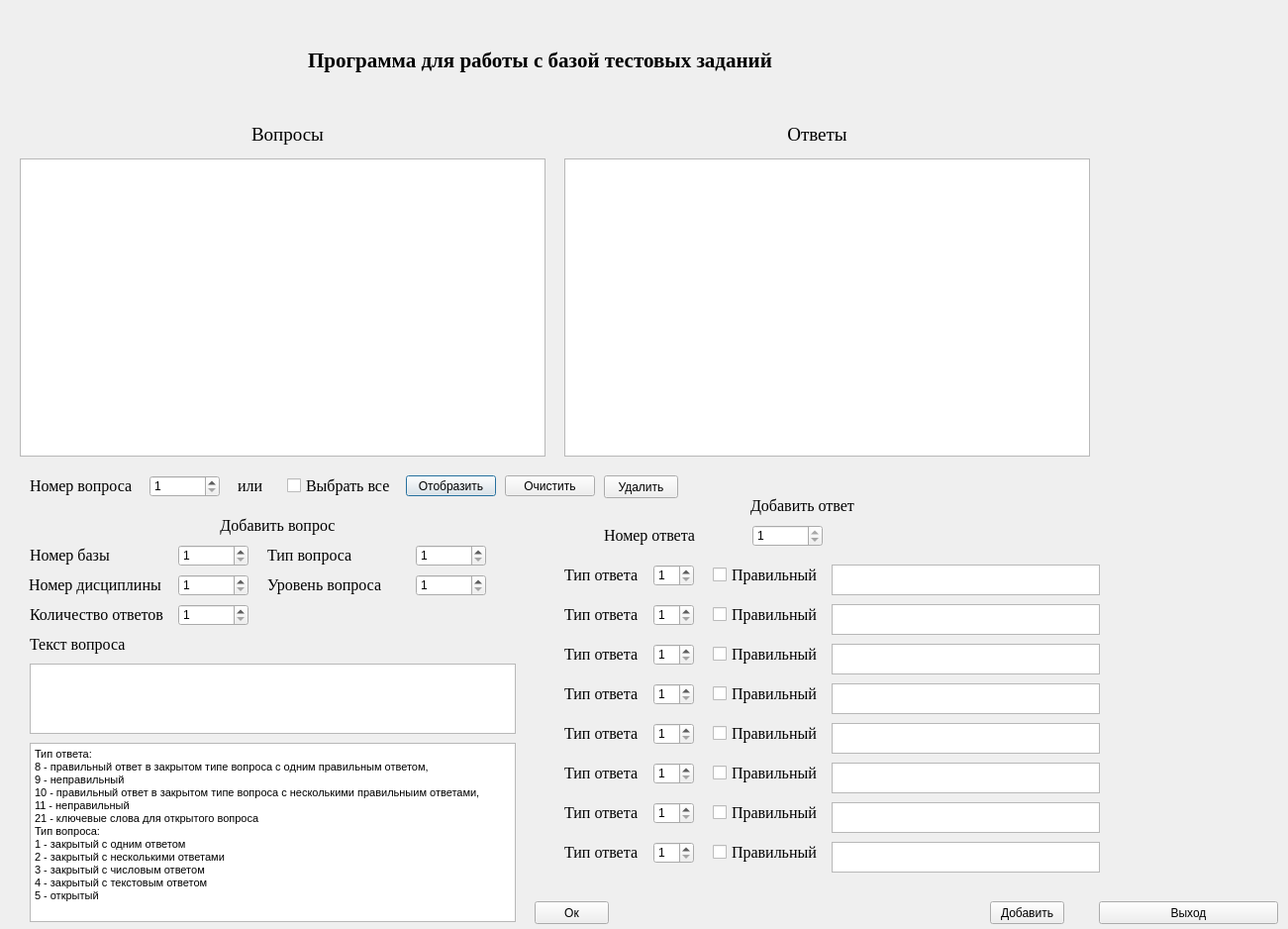
<?xml version="1.0" encoding="UTF-8"?>
<ui version="4.0">
 <class>Dialog</class>
 <widget class="QDialog" name="Dialog">
  <property name="geometry">
   <rect>
    <x>0</x>
    <y>0</y>
    <width>1301</width>
    <height>938</height>
   </rect>
  </property>
  <property name="windowTitle">
   <string>Dialog</string>
  </property>
  <widget class="QLabel" name="h1_titul">
   <property name="geometry">
    <rect>
     <x>50</x>
     <y>40</y>
     <width>991</width>
     <height>41</height>
    </rect>
   </property>
   <property name="font">
    <font>
     <family>Times New Roman</family>
     <pointsize>16</pointsize>
     <weight>75</weight>
     <bold>true</bold>
    </font>
   </property>
   <property name="text">
    <string>Программа для работы с базой тестовых заданий</string>
   </property>
   <property name="textFormat">
    <enum>Qt::AutoText</enum>
   </property>
   <property name="alignment">
    <set>Qt::AlignCenter</set>
   </property>
  </widget>
  <widget class="QLabel" name="h2_quest">
   <property name="geometry">
    <rect>
     <x>30</x>
     <y>120</y>
     <width>521</width>
     <height>31</height>
    </rect>
   </property>
   <property name="font">
    <font>
     <family>Times New Roman</family>
     <pointsize>14</pointsize>
    </font>
   </property>
   <property name="text">
    <string>Вопросы</string>
   </property>
   <property name="alignment">
    <set>Qt::AlignCenter</set>
   </property>
  </widget>
  <widget class="QLabel" name="h2_answer">
   <property name="geometry">
    <rect>
     <x>560</x>
     <y>120</y>
     <width>531</width>
     <height>31</height>
    </rect>
   </property>
   <property name="font">
    <font>
     <family>Times New Roman</family>
     <pointsize>14</pointsize>
    </font>
   </property>
   <property name="text">
    <string>Ответы</string>
   </property>
   <property name="alignment">
    <set>Qt::AlignCenter</set>
   </property>
  </widget>
  <widget class="QLabel" name="label">
   <property name="geometry">
    <rect>
     <x>30</x>
     <y>480</y>
     <width>141</width>
     <height>21</height>
    </rect>
   </property>
   <property name="font">
    <font>
     <family>Times New Roman</family>
     <pointsize>12</pointsize>
    </font>
   </property>
   <property name="text">
    <string>Номер вопроса</string>
   </property>
  </widget>
  <widget class="QSpinBox" name="spinBox">
   <property name="geometry">
    <rect>
     <x>151</x>
     <y>480</y>
     <width>71</width>
     <height>22</height>
    </rect>
   </property>
   <property name="minimum">
    <number>1</number>
   </property>
   <property name="maximum">
    <number>9999</number>
   </property>
  </widget>
  <widget class="QPushButton" name="pushButton">
   <property name="geometry">
    <rect>
     <x>410</x>
     <y>480</y>
     <width>91</width>
     <height>21</height>
    </rect>
   </property>
   <property name="text">
    <string>Отобразить</string>
   </property>
  </widget>
  <widget class="QCheckBox" name="checkBox">
   <property name="geometry">
    <rect>
     <x>290</x>
     <y>480</y>
     <width>131</width>
     <height>21</height>
    </rect>
   </property>
   <property name="font">
    <font>
     <family>Times New Roman</family>
     <pointsize>12</pointsize>
    </font>
   </property>
   <property name="text">
    <string>Выбрать все</string>
   </property>
  </widget>
  <widget class="QLabel" name="label_2">
   <property name="geometry">
    <rect>
     <x>240</x>
     <y>480</y>
     <width>41</width>
     <height>21</height>
    </rect>
   </property>
   <property name="font">
    <font>
     <family>Times New Roman</family>
     <pointsize>12</pointsize>
    </font>
   </property>
   <property name="text">
    <string>или</string>
   </property>
  </widget>
  <widget class="QLabel" name="label_3">
   <property name="geometry">
    <rect>
     <x>30</x>
     <y>520</y>
     <width>501</width>
     <height>21</height>
    </rect>
   </property>
   <property name="font">
    <font>
     <family>Times New Roman</family>
     <pointsize>12</pointsize>
    </font>
   </property>
   <property name="text">
    <string>Добавить вопрос</string>
   </property>
   <property name="alignment">
    <set>Qt::AlignCenter</set>
   </property>
  </widget>
  <widget class="QSpinBox" name="spinBox_3">
   <property name="geometry">
    <rect>
     <x>180</x>
     <y>550</y>
     <width>71</width>
     <height>22</height>
    </rect>
   </property>
   <property name="minimum">
    <number>1</number>
   </property>
   <property name="maximum">
    <number>9999</number>
   </property>
  </widget>
  <widget class="QLabel" name="label_5">
   <property name="geometry">
    <rect>
     <x>30</x>
     <y>550</y>
     <width>141</width>
     <height>21</height>
    </rect>
   </property>
   <property name="font">
    <font>
     <family>Times New Roman</family>
     <pointsize>12</pointsize>
    </font>
   </property>
   <property name="text">
    <string>Номер базы</string>
   </property>
  </widget>
  <widget class="QLabel" name="label_6">
   <property name="geometry">
    <rect>
     <x>29</x>
     <y>580</y>
     <width>141</width>
     <height>21</height>
    </rect>
   </property>
   <property name="font">
    <font>
     <family>Times New Roman</family>
     <pointsize>12</pointsize>
    </font>
   </property>
   <property name="text">
    <string>Номер дисциплины</string>
   </property>
  </widget>
  <widget class="QSpinBox" name="spinBox_4">
   <property name="geometry">
    <rect>
     <x>180</x>
     <y>580</y>
     <width>71</width>
     <height>22</height>
    </rect>
   </property>
   <property name="minimum">
    <number>1</number>
   </property>
   <property name="maximum">
    <number>9999</number>
   </property>
  </widget>
  <widget class="QSpinBox" name="spinBox_6">
   <property name="geometry">
    <rect>
     <x>420</x>
     <y>550</y>
     <width>71</width>
     <height>22</height>
    </rect>
   </property>
   <property name="minimum">
    <number>1</number>
   </property>
   <property name="maximum">
    <number>10</number>
   </property>
  </widget>
  <widget class="QLabel" name="label_8">
   <property name="geometry">
    <rect>
     <x>270</x>
     <y>550</y>
     <width>141</width>
     <height>21</height>
    </rect>
   </property>
   <property name="font">
    <font>
     <family>Times New Roman</family>
     <pointsize>12</pointsize>
    </font>
   </property>
   <property name="text">
    <string>Тип вопроса</string>
   </property>
  </widget>
  <widget class="QLabel" name="label_9">
   <property name="geometry">
    <rect>
     <x>270</x>
     <y>580</y>
     <width>141</width>
     <height>21</height>
    </rect>
   </property>
   <property name="font">
    <font>
     <family>Times New Roman</family>
     <pointsize>12</pointsize>
    </font>
   </property>
   <property name="text">
    <string>Уровень вопроса</string>
   </property>
  </widget>
  <widget class="QSpinBox" name="spinBox_7">
   <property name="geometry">
    <rect>
     <x>420</x>
     <y>580</y>
     <width>71</width>
     <height>22</height>
    </rect>
   </property>
   <property name="minimum">
    <number>1</number>
   </property>
   <property name="maximum">
    <number>3</number>
   </property>
  </widget>
  <widget class="QSpinBox" name="spinBox_8">
   <property name="geometry">
    <rect>
     <x>180</x>
     <y>610</y>
     <width>71</width>
     <height>22</height>
    </rect>
   </property>
   <property name="minimum">
    <number>1</number>
   </property>
   <property name="maximum">
    <number>8</number>
   </property>
  </widget>
  <widget class="QLabel" name="label_10">
   <property name="geometry">
    <rect>
     <x>30</x>
     <y>610</y>
     <width>141</width>
     <height>21</height>
    </rect>
   </property>
   <property name="font">
    <font>
     <family>Times New Roman</family>
     <pointsize>12</pointsize>
    </font>
   </property>
   <property name="text">
    <string>Количество ответов</string>
   </property>
  </widget>
  <widget class="QLabel" name="label_11">
   <property name="geometry">
    <rect>
     <x>30</x>
     <y>640</y>
     <width>141</width>
     <height>21</height>
    </rect>
   </property>
   <property name="font">
    <font>
     <family>Times New Roman</family>
     <pointsize>12</pointsize>
    </font>
   </property>
   <property name="text">
    <string>Текст вопроса</string>
   </property>
  </widget>
  <widget class="QTextEdit" name="textEdit">
   <property name="geometry">
    <rect>
     <x>30</x>
     <y>670</y>
     <width>491</width>
     <height>71</height>
    </rect>
   </property>
  </widget>
  <widget class="QPushButton" name="pushButton_2">
   <property name="geometry">
    <rect>
     <x>540</x>
     <y>910</y>
     <width>75</width>
     <height>23</height>
    </rect>
   </property>
   <property name="text">
    <string>Ок</string>
   </property>
  </widget>
  <widget class="QLabel" name="label_12">
   <property name="geometry">
    <rect>
     <x>560</x>
     <y>500</y>
     <width>501</width>
     <height>21</height>
    </rect>
   </property>
   <property name="font">
    <font>
     <family>Times New Roman</family>
     <pointsize>12</pointsize>
    </font>
   </property>
   <property name="text">
    <string>Добавить ответ</string>
   </property>
   <property name="alignment">
    <set>Qt::AlignCenter</set>
   </property>
  </widget>
  <widget class="QSpinBox" name="spinBox_9">
   <property name="geometry">
    <rect>
     <x>760</x>
     <y>530</y>
     <width>71</width>
     <height>22</height>
    </rect>
   </property>
   <property name="readOnly">
    <bool>true</bool>
   </property>
   <property name="minimum">
    <number>1</number>
   </property>
   <property name="maximum">
    <number>9999</number>
   </property>
  </widget>
  <widget class="QLabel" name="label_13">
   <property name="geometry">
    <rect>
     <x>610</x>
     <y>530</y>
     <width>141</width>
     <height>21</height>
    </rect>
   </property>
   <property name="font">
    <font>
     <family>Times New Roman</family>
     <pointsize>12</pointsize>
    </font>
   </property>
   <property name="text">
    <string>Номер ответа</string>
   </property>
  </widget>
  <widget class="QLabel" name="label_answ_1">
   <property name="geometry">
    <rect>
     <x>570</x>
     <y>570</y>
     <width>141</width>
     <height>21</height>
    </rect>
   </property>
   <property name="font">
    <font>
     <family>Times New Roman</family>
     <pointsize>12</pointsize>
    </font>
   </property>
   <property name="text">
    <string>Тип ответа</string>
   </property>
  </widget>
  <widget class="QSpinBox" name="spinBox_answ_1">
   <property name="geometry">
    <rect>
     <x>660</x>
     <y>570</y>
     <width>41</width>
     <height>22</height>
    </rect>
   </property>
   <property name="minimum">
    <number>1</number>
   </property>
   <property name="maximum">
    <number>99</number>
   </property>
  </widget>
  <widget class="QCheckBox" name="checkBox_answ_1">
   <property name="geometry">
    <rect>
     <x>720</x>
     <y>570</y>
     <width>131</width>
     <height>21</height>
    </rect>
   </property>
   <property name="font">
    <font>
     <family>Times New Roman</family>
     <pointsize>12</pointsize>
    </font>
   </property>
   <property name="text">
    <string>Правильный</string>
   </property>
  </widget>
  <widget class="QTextEdit" name="textEdit_answ_1">
   <property name="geometry">
    <rect>
     <x>840</x>
     <y>570</y>
     <width>271</width>
     <height>31</height>
    </rect>
   </property>
  </widget>
  <widget class="QLabel" name="label_answ_2">
   <property name="geometry">
    <rect>
     <x>570</x>
     <y>610</y>
     <width>141</width>
     <height>21</height>
    </rect>
   </property>
   <property name="font">
    <font>
     <family>Times New Roman</family>
     <pointsize>12</pointsize>
    </font>
   </property>
   <property name="text">
    <string>Тип ответа</string>
   </property>
  </widget>
  <widget class="QSpinBox" name="spinBox_answ_2">
   <property name="geometry">
    <rect>
     <x>660</x>
     <y>610</y>
     <width>41</width>
     <height>22</height>
    </rect>
   </property>
   <property name="minimum">
    <number>1</number>
   </property>
   <property name="maximum">
    <number>99</number>
   </property>
  </widget>
  <widget class="QCheckBox" name="checkBox_answ_2">
   <property name="geometry">
    <rect>
     <x>720</x>
     <y>610</y>
     <width>131</width>
     <height>21</height>
    </rect>
   </property>
   <property name="font">
    <font>
     <family>Times New Roman</family>
     <pointsize>12</pointsize>
    </font>
   </property>
   <property name="text">
    <string>Правильный</string>
   </property>
  </widget>
  <widget class="QTextEdit" name="textEdit_answ_2">
   <property name="geometry">
    <rect>
     <x>840</x>
     <y>610</y>
     <width>271</width>
     <height>31</height>
    </rect>
   </property>
  </widget>
  <widget class="QLabel" name="label_answ_3">
   <property name="geometry">
    <rect>
     <x>570</x>
     <y>650</y>
     <width>141</width>
     <height>21</height>
    </rect>
   </property>
   <property name="font">
    <font>
     <family>Times New Roman</family>
     <pointsize>12</pointsize>
    </font>
   </property>
   <property name="text">
    <string>Тип ответа</string>
   </property>
  </widget>
  <widget class="QSpinBox" name="spinBox_answ_3">
   <property name="geometry">
    <rect>
     <x>660</x>
     <y>650</y>
     <width>41</width>
     <height>22</height>
    </rect>
   </property>
   <property name="minimum">
    <number>1</number>
   </property>
   <property name="maximum">
    <number>99</number>
   </property>
  </widget>
  <widget class="QCheckBox" name="checkBox_answ_3">
   <property name="geometry">
    <rect>
     <x>720</x>
     <y>650</y>
     <width>131</width>
     <height>21</height>
    </rect>
   </property>
   <property name="font">
    <font>
     <family>Times New Roman</family>
     <pointsize>12</pointsize>
    </font>
   </property>
   <property name="text">
    <string>Правильный</string>
   </property>
  </widget>
  <widget class="QTextEdit" name="textEdit_answ_3">
   <property name="geometry">
    <rect>
     <x>840</x>
     <y>650</y>
     <width>271</width>
     <height>31</height>
    </rect>
   </property>
  </widget>
  <widget class="QLabel" name="label_answ_4">
   <property name="geometry">
    <rect>
     <x>570</x>
     <y>690</y>
     <width>141</width>
     <height>21</height>
    </rect>
   </property>
   <property name="font">
    <font>
     <family>Times New Roman</family>
     <pointsize>12</pointsize>
    </font>
   </property>
   <property name="text">
    <string>Тип ответа</string>
   </property>
  </widget>
  <widget class="QSpinBox" name="spinBox_answ_4">
   <property name="geometry">
    <rect>
     <x>660</x>
     <y>690</y>
     <width>41</width>
     <height>22</height>
    </rect>
   </property>
   <property name="minimum">
    <number>1</number>
   </property>
   <property name="maximum">
    <number>99</number>
   </property>
  </widget>
  <widget class="QCheckBox" name="checkBox_answ_4">
   <property name="geometry">
    <rect>
     <x>720</x>
     <y>690</y>
     <width>131</width>
     <height>21</height>
    </rect>
   </property>
   <property name="font">
    <font>
     <family>Times New Roman</family>
     <pointsize>12</pointsize>
    </font>
   </property>
   <property name="text">
    <string>Правильный</string>
   </property>
  </widget>
  <widget class="QTextEdit" name="textEdit_answ_4">
   <property name="geometry">
    <rect>
     <x>840</x>
     <y>690</y>
     <width>271</width>
     <height>31</height>
    </rect>
   </property>
  </widget>
  <widget class="QLabel" name="label_answ_5">
   <property name="geometry">
    <rect>
     <x>570</x>
     <y>730</y>
     <width>141</width>
     <height>21</height>
    </rect>
   </property>
   <property name="font">
    <font>
     <family>Times New Roman</family>
     <pointsize>12</pointsize>
    </font>
   </property>
   <property name="text">
    <string>Тип ответа</string>
   </property>
  </widget>
  <widget class="QSpinBox" name="spinBox_answ_5">
   <property name="geometry">
    <rect>
     <x>660</x>
     <y>730</y>
     <width>41</width>
     <height>22</height>
    </rect>
   </property>
   <property name="minimum">
    <number>1</number>
   </property>
   <property name="maximum">
    <number>99</number>
   </property>
  </widget>
  <widget class="QCheckBox" name="checkBox_answ_5">
   <property name="geometry">
    <rect>
     <x>720</x>
     <y>730</y>
     <width>131</width>
     <height>21</height>
    </rect>
   </property>
   <property name="font">
    <font>
     <family>Times New Roman</family>
     <pointsize>12</pointsize>
    </font>
   </property>
   <property name="text">
    <string>Правильный</string>
   </property>
  </widget>
  <widget class="QTextEdit" name="textEdit_answ_5">
   <property name="geometry">
    <rect>
     <x>840</x>
     <y>730</y>
     <width>271</width>
     <height>31</height>
    </rect>
   </property>
  </widget>
  <widget class="QLabel" name="label_answ_6">
   <property name="geometry">
    <rect>
     <x>570</x>
     <y>770</y>
     <width>141</width>
     <height>21</height>
    </rect>
   </property>
   <property name="font">
    <font>
     <family>Times New Roman</family>
     <pointsize>12</pointsize>
    </font>
   </property>
   <property name="text">
    <string>Тип ответа</string>
   </property>
  </widget>
  <widget class="QSpinBox" name="spinBox_answ_6">
   <property name="geometry">
    <rect>
     <x>660</x>
     <y>770</y>
     <width>41</width>
     <height>22</height>
    </rect>
   </property>
   <property name="minimum">
    <number>1</number>
   </property>
   <property name="maximum">
    <number>99</number>
   </property>
  </widget>
  <widget class="QCheckBox" name="checkBox_answ_6">
   <property name="geometry">
    <rect>
     <x>720</x>
     <y>770</y>
     <width>131</width>
     <height>21</height>
    </rect>
   </property>
   <property name="font">
    <font>
     <family>Times New Roman</family>
     <pointsize>12</pointsize>
    </font>
   </property>
   <property name="text">
    <string>Правильный</string>
   </property>
  </widget>
  <widget class="QTextEdit" name="textEdit_answ_6">
   <property name="geometry">
    <rect>
     <x>840</x>
     <y>770</y>
     <width>271</width>
     <height>31</height>
    </rect>
   </property>
  </widget>
  <widget class="QLabel" name="label_answ_7">
   <property name="geometry">
    <rect>
     <x>570</x>
     <y>810</y>
     <width>141</width>
     <height>21</height>
    </rect>
   </property>
   <property name="font">
    <font>
     <family>Times New Roman</family>
     <pointsize>12</pointsize>
    </font>
   </property>
   <property name="text">
    <string>Тип ответа</string>
   </property>
  </widget>
  <widget class="QSpinBox" name="spinBox_answ_7">
   <property name="geometry">
    <rect>
     <x>660</x>
     <y>810</y>
     <width>41</width>
     <height>22</height>
    </rect>
   </property>
   <property name="minimum">
    <number>1</number>
   </property>
   <property name="maximum">
    <number>99</number>
   </property>
  </widget>
  <widget class="QCheckBox" name="checkBox_answ_7">
   <property name="geometry">
    <rect>
     <x>720</x>
     <y>810</y>
     <width>131</width>
     <height>21</height>
    </rect>
   </property>
   <property name="font">
    <font>
     <family>Times New Roman</family>
     <pointsize>12</pointsize>
    </font>
   </property>
   <property name="text">
    <string>Правильный</string>
   </property>
  </widget>
  <widget class="QTextEdit" name="textEdit_answ_7">
   <property name="geometry">
    <rect>
     <x>840</x>
     <y>810</y>
     <width>271</width>
     <height>31</height>
    </rect>
   </property>
  </widget>
  <widget class="QLabel" name="label_answ_8">
   <property name="geometry">
    <rect>
     <x>570</x>
     <y>850</y>
     <width>141</width>
     <height>21</height>
    </rect>
   </property>
   <property name="font">
    <font>
     <family>Times New Roman</family>
     <pointsize>12</pointsize>
    </font>
   </property>
   <property name="text">
    <string>Тип ответа</string>
   </property>
  </widget>
  <widget class="QSpinBox" name="spinBox_answ_8">
   <property name="geometry">
    <rect>
     <x>660</x>
     <y>850</y>
     <width>41</width>
     <height>22</height>
    </rect>
   </property>
   <property name="minimum">
    <number>1</number>
   </property>
   <property name="maximum">
    <number>99</number>
   </property>
  </widget>
  <widget class="QCheckBox" name="checkBox_answ_8">
   <property name="geometry">
    <rect>
     <x>720</x>
     <y>850</y>
     <width>131</width>
     <height>21</height>
    </rect>
   </property>
   <property name="font">
    <font>
     <family>Times New Roman</family>
     <pointsize>12</pointsize>
    </font>
   </property>
   <property name="text">
    <string>Правильный</string>
   </property>
  </widget>
  <widget class="QTextEdit" name="textEdit_answ_8">
   <property name="geometry">
    <rect>
     <x>840</x>
     <y>850</y>
     <width>271</width>
     <height>31</height>
    </rect>
   </property>
  </widget>
  <widget class="QPushButton" name="pushButton_3">
   <property name="geometry">
    <rect>
     <x>1110</x>
     <y>910</y>
     <width>181</width>
     <height>23</height>
    </rect>
   </property>
   <property name="text">
    <string>Выход</string>
   </property>
  </widget>
  <widget class="QListView" name="listView">
   <property name="geometry">
    <rect>
     <x>20</x>
     <y>160</y>
     <width>531</width>
     <height>301</height>
    </rect>
   </property>
  </widget>
  <widget class="QListView" name="listView_2">
   <property name="geometry">
    <rect>
     <x>570</x>
     <y>160</y>
     <width>531</width>
     <height>301</height>
    </rect>
   </property>
  </widget>
  <widget class="QPushButton" name="pushButton_4">
   <property name="geometry">
    <rect>
     <x>510</x>
     <y>480</y>
     <width>91</width>
     <height>21</height>
    </rect>
   </property>
   <property name="text">
    <string>Очистить</string>
   </property>
  </widget>
  <widget class="QPushButton" name="pushButton_5">
   <property name="geometry">
    <rect>
     <x>1000</x>
     <y>910</y>
     <width>75</width>
     <height>23</height>
    </rect>
   </property>
   <property name="text">
    <string>Добавить</string>
   </property>
  </widget>
  <widget class="QPushButton" name="pushButton_6">
   <property name="geometry">
    <rect>
     <x>610</x>
     <y>480</y>
     <width>75</width>
     <height>23</height>
    </rect>
   </property>
   <property name="text">
    <string>Удалить</string>
   </property>
  </widget>
  <widget class="QTextEdit" name="textEdit_2">
   <property name="geometry">
    <rect>
     <x>30</x>
     <y>750</y>
     <width>491</width>
     <height>181</height>
    </rect>
   </property>
   <property name="html">
    <string>&lt;!DOCTYPE HTML PUBLIC &quot;-//W3C//DTD HTML 4.0//EN&quot; &quot;http://www.w3.org/TR/REC-html40/strict.dtd&quot;&gt;
&lt;html&gt;&lt;head&gt;&lt;meta name=&quot;qrichtext&quot; content=&quot;1&quot; /&gt;&lt;style type=&quot;text/css&quot;&gt;
p, li { white-space: pre-wrap; }
&lt;/style&gt;&lt;/head&gt;&lt;body style=&quot; font-family:'MS Shell Dlg 2'; font-size:8.25pt; font-weight:400; font-style:normal;&quot;&gt;
&lt;p style=&quot; margin-top:0px; margin-bottom:0px; margin-left:0px; margin-right:0px; -qt-block-indent:0; text-indent:0px;&quot;&gt;Тип ответа: &lt;/p&gt;
&lt;p style=&quot; margin-top:0px; margin-bottom:0px; margin-left:0px; margin-right:0px; -qt-block-indent:0; text-indent:0px;&quot;&gt;8 - правильный ответ в закрытом типе вопроса с одним правильным ответом, &lt;/p&gt;
&lt;p style=&quot; margin-top:0px; margin-bottom:0px; margin-left:0px; margin-right:0px; -qt-block-indent:0; text-indent:0px;&quot;&gt;9 - неправильный&lt;/p&gt;
&lt;p style=&quot; margin-top:0px; margin-bottom:0px; margin-left:0px; margin-right:0px; -qt-block-indent:0; text-indent:0px;&quot;&gt;10 - правильный ответ в закрытом типе вопроса с несколькими правильныим ответами, &lt;/p&gt;
&lt;p style=&quot; margin-top:0px; margin-bottom:0px; margin-left:0px; margin-right:0px; -qt-block-indent:0; text-indent:0px;&quot;&gt;11 - неправильный&lt;/p&gt;
&lt;p style=&quot; margin-top:0px; margin-bottom:0px; margin-left:0px; margin-right:0px; -qt-block-indent:0; text-indent:0px;&quot;&gt;21 - ключевые слова для открытого вопроса&lt;/p&gt;
&lt;p style=&quot; margin-top:0px; margin-bottom:0px; margin-left:0px; margin-right:0px; -qt-block-indent:0; text-indent:0px;&quot;&gt;Тип вопроса:&lt;/p&gt;
&lt;p style=&quot; margin-top:0px; margin-bottom:0px; margin-left:0px; margin-right:0px; -qt-block-indent:0; text-indent:0px;&quot;&gt;1 - закрытый с одним ответом&lt;/p&gt;
&lt;p style=&quot; margin-top:0px; margin-bottom:0px; margin-left:0px; margin-right:0px; -qt-block-indent:0; text-indent:0px;&quot;&gt;2 - закрытый с несколькими ответами&lt;/p&gt;
&lt;p style=&quot; margin-top:0px; margin-bottom:0px; margin-left:0px; margin-right:0px; -qt-block-indent:0; text-indent:0px;&quot;&gt;3 - закрытый с числовым ответом&lt;/p&gt;
&lt;p style=&quot; margin-top:0px; margin-bottom:0px; margin-left:0px; margin-right:0px; -qt-block-indent:0; text-indent:0px;&quot;&gt;4 - закрытый с текстовым ответом&lt;/p&gt;
&lt;p style=&quot; margin-top:0px; margin-bottom:0px; margin-left:0px; margin-right:0px; -qt-block-indent:0; text-indent:0px;&quot;&gt;5 - открытый&lt;/p&gt;&lt;/body&gt;&lt;/html&gt;</string>
   </property>
  </widget>
 </widget>
 <resources/>
 <connections/>
</ui>
